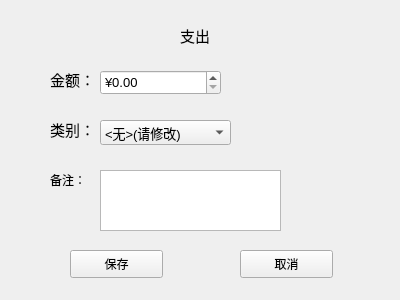
<?xml version="1.0" encoding="UTF-8"?>
<ui version="4.0">
 <class>Create_out_Page</class>
 <widget class="QWidget" name="Create_out_Page">
  <property name="geometry">
   <rect>
    <x>0</x>
    <y>0</y>
    <width>400</width>
    <height>300</height>
   </rect>
  </property>
  <property name="windowTitle">
   <string>Form</string>
  </property>
  <widget class="QLabel" name="label_3">
   <property name="geometry">
    <rect>
     <x>50</x>
     <y>120</y>
     <width>69</width>
     <height>19</height>
    </rect>
   </property>
   <property name="font">
    <font>
     <pointsize>11</pointsize>
    </font>
   </property>
   <property name="text">
    <string>类别：</string>
   </property>
  </widget>
  <widget class="QDoubleSpinBox" name="doubleSpinBox">
   <property name="geometry">
    <rect>
     <x>100</x>
     <y>70</y>
     <width>121</width>
     <height>25</height>
    </rect>
   </property>
   <property name="font">
    <font>
     <pointsize>10</pointsize>
    </font>
   </property>
   <property name="prefix">
    <string>¥</string>
   </property>
   <property name="maximum">
    <double>9999.989999999999782</double>
   </property>
  </widget>
  <widget class="QLabel" name="label">
   <property name="geometry">
    <rect>
     <x>180</x>
     <y>10</y>
     <width>91</width>
     <height>51</height>
    </rect>
   </property>
   <property name="font">
    <font>
     <pointsize>11</pointsize>
    </font>
   </property>
   <property name="styleSheet">
    <string notr="true"/>
   </property>
   <property name="text">
    <string>支出</string>
   </property>
  </widget>
  <widget class="QLabel" name="label_2">
   <property name="geometry">
    <rect>
     <x>50</x>
     <y>70</y>
     <width>69</width>
     <height>19</height>
    </rect>
   </property>
   <property name="font">
    <font>
     <pointsize>11</pointsize>
    </font>
   </property>
   <property name="text">
    <string>金额：</string>
   </property>
  </widget>
  <widget class="QComboBox" name="comboBox">
   <property name="geometry">
    <rect>
     <x>100</x>
     <y>120</y>
     <width>131</width>
     <height>25</height>
    </rect>
   </property>
   <property name="font">
    <font>
     <pointsize>10</pointsize>
    </font>
   </property>
   <property name="currentText">
    <string>&lt;无&gt;(请修改)</string>
   </property>
   <item>
    <property name="text">
     <string>&lt;无&gt;(请修改)</string>
    </property>
   </item>
   <item>
    <property name="text">
     <string>三餐</string>
    </property>
   </item>
   <item>
    <property name="text">
     <string>零食</string>
    </property>
   </item>
   <item>
    <property name="text">
     <string>衣服</string>
    </property>
   </item>
   <item>
    <property name="text">
     <string>交通</string>
    </property>
   </item>
   <item>
    <property name="text">
     <string>日用品</string>
    </property>
   </item>
   <item>
    <property name="text">
     <string>医疗</string>
    </property>
   </item>
   <item>
    <property name="text">
     <string>学习/工作</string>
    </property>
   </item>
   <item>
    <property name="text">
     <string>娱乐</string>
    </property>
   </item>
   <item>
    <property name="text">
     <string>其他</string>
    </property>
   </item>
  </widget>
  <widget class="QPushButton" name="pushButton_cancel">
   <property name="geometry">
    <rect>
     <x>240</x>
     <y>250</y>
     <width>93</width>
     <height>28</height>
    </rect>
   </property>
   <property name="text">
    <string>取消</string>
   </property>
  </widget>
  <widget class="QLabel" name="label_4">
   <property name="geometry">
    <rect>
     <x>50</x>
     <y>170</y>
     <width>69</width>
     <height>19</height>
    </rect>
   </property>
   <property name="text">
    <string>备注：</string>
   </property>
  </widget>
  <widget class="QPushButton" name="pushButton_save">
   <property name="geometry">
    <rect>
     <x>70</x>
     <y>250</y>
     <width>93</width>
     <height>28</height>
    </rect>
   </property>
   <property name="text">
    <string>保存</string>
   </property>
  </widget>
  <widget class="QTextEdit" name="textEdit">
   <property name="geometry">
    <rect>
     <x>100</x>
     <y>170</y>
     <width>181</width>
     <height>61</height>
    </rect>
   </property>
   <property name="font">
    <font>
     <pointsize>8</pointsize>
    </font>
   </property>
  </widget>
 </widget>
 <resources/>
 <connections/>
</ui>
